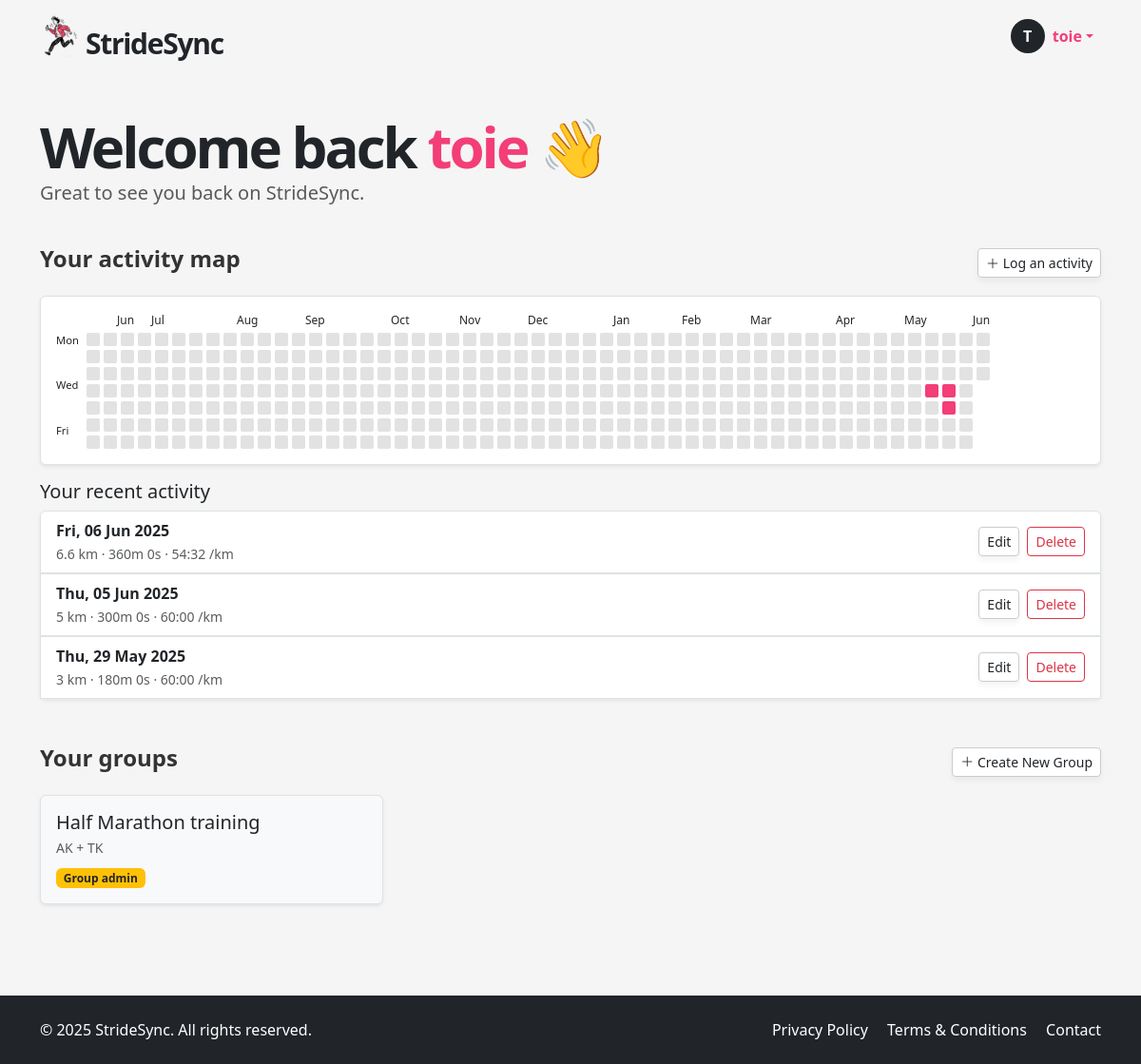
The app's page /dashboard (signed in) with its own data.
### app/models.py (models this page shows, shortened)
class User(UserMixin, db.Model):
    __tablename__ = "users"
    id = sa.Column(sa.Integer, primary_key=True)
    email = sa.Column(sa.String(120), unique=True, nullable=False, index=True)
    password_hash = sa.Column(sa.String(256))
    username = sa.Column(sa.String(64), unique=True, nullable=False, index=True)
    role = sa.Column(sa.Enum(UserRole), default=UserRole.USER, nullable=False)
    is_verified = sa.Column(sa.Boolean, default=False)
    verification_token = sa.Column(sa.String(128), nullable=False, default=lambda: secrets.token_urlsafe(32))
    reset_token = db.Column(db.String, nullable=True)
    reset_token_expiry = db.Column(db.DateTime, nullable=True)
    runs = so.relationship("Run", back_populates="user", cascade="all, delete-orphan")
    groups = so.relationship("Group", secondary=user_groups, back_populates="members")
    admin_of_groups = so.relationship("Group", secondary=group_admins, back_populates="admins")

class Run(db.Model):
    __tablename__ = "runs"
    id = sa.Column(sa.Integer, primary_key=True)
    date = sa.Column(sa.DateTime(timezone=True), index=True)
    distance = sa.Column(sa.Integer)  # meters
    time = sa.Column(sa.Integer)      # seconds (duration)
    pace = sa.Column(sa.Integer)      # seconds per km
    user_id = sa.Column(sa.Integer, sa.ForeignKey("users.id"), index=True)
    user = so.relationship("User", back_populates="runs")
    groups = so.relationship("Group", secondary=run_groups, back_populates="runs")

class Group(db.Model):
    __tablename__ = "groups"
    id = sa.Column(sa.Integer, primary_key=True)
    name = sa.Column(sa.String(100), unique=True, nullable=False)
    description = sa.Column(sa.Text)
    members = so.relationship("User", secondary=user_groups, back_populates="groups")
    admins = so.relationship("User", secondary=group_admins, back_populates="admin_of_groups")
    runs = so.relationship("Run", secondary=run_groups, back_populates="groups")
    invites = so.relationship("GroupInvite", back_populates="group", cascade="all, delete-orphan")

### app/routes.py (the view)
@app.route('/dashboard')
@login_required
def dashboard():
    runs = db.session.scalars(
        sa.select(Run).where(Run.user_id == current_user.id)
    ).all()
    distance_by_date = {}
    for run in runs:
        run_date = run.date.date()
        distance_by_date[run_date] = distance_by_date.get(run_date, 0) + run.distance
    today = datetime.utcnow().date()
    start_date = today - timedelta(days=364)
    while start_date.weekday() != 0:
        start_date -= timedelta(days=1)
    heatmap_cells = []
    month_labels = []
    current_month = None
    for week in range(53):
        column = []
        week_start = start_date + timedelta(weeks=week)
        if week_start.month != current_month:
            month_labels.append(month_abbr[week_start.month])
            current_month = week_start.month
        else:
            month_labels.append("")
        for day in range(7):
            date = week_start + timedelta(days=day)
            if date > today:
                column.append(None)
            else:
                column.append({
                    "date": date,
                    "active": date in distance_by_date,
                    "distance": distance_by_date.get(date, 0)
                })
        heatmap_cells.append(column)
    recent_runs = db.session.scalars(
        sa.select(Run)
        .where(Run.user_id == current_user.id)
        .order_by(Run.date.desc())
        .limit(5)
    ).all()
    form = LogActivityForm()
    form.groups.choices = [(g.id, g.name) for g in current_user.groups]
    edit_form = EditRunForm()
    edit_form.groups.choices = [(g.id, g.name) for g in current_user.groups]
    delete_form = DeleteRunForm()
    create_group_form = CreateGroupForm()
    return render_template(
        "dashboard.html",
        user=current_user,
        runs=runs,
        recent_runs=recent_runs,
        heatmap_cells=heatmap_cells,
        month_labels=month_labels,
        form=form,
        edit_form=edit_form,
        delete_form=delete_form,
        create_group_form=create_group_form
    )

### app/models.py (called while the page is built)
@login.user_loader
def load_user(id):
    return db.session.get(User, int(id))

### app/templates/dashboard.html (shortened to what this page needs)
{% extends "base.html" %}
{% block content %}
<section class="py-5">
  <div class="container">
    <h1 class="display-4 fw-bold mb-4 hero-title">
      Welcome back <span>{{ user.username }}</span> 👋
    </h1>
    <p class="lead mt-3 text-muted" style="margin-top: -20px !important; margin-bottom: 40px;">
      Great to see you back on StrideSync.
    </p>
    <div class="mb-3">
      <div class="d-flex justify-content-between align-items-center mb-3">
        <h4>Your activity map</h4>
        <a href="#" class="btn btn-soft btn-sm" data-bs-toggle="modal" data-bs-target="#logActivityModal">
          <i class="bi bi-plus-lg"></i> Log an activity
        </a>
      </div>
      <div class="rounded border p-3 bg-white shadow-sm" style="overflow-x: auto;">
        <div class="d-flex flex-column">
          <div class="d-flex mb-1" style="margin-left: 30px; gap: 4px;">
            <div style="width: 30px;"></div>
            {% for month in month_labels %}
              <div style="width: 14px; text-align: center; font-size: 0.75rem;">{{ month }}</div>
            {% endfor %}
          </div>
          <div class="d-flex" style="gap: 4px;">
            <div class="d-flex flex-column justify-content-between me-1" style="height: 112px;">
              <div style="font-size: 0.7rem;">Mon</div>
              <div style="font-size: 0.7rem;">Wed</div>
              <div style="font-size: 0.7rem;">Fri</div>
            </div>
            {% for week in heatmap_cells %}
              <div class="d-flex flex-column" style="gap: 4px;">
                {% for cell in week %}
                  {% if cell %}
                    <div
                      title="{% if cell.active %}{{ '%.1f'|format(cell.distance) }} km on {{ cell.date.strftime('%d-%m-%y') }}{% else %}{{ cell.date.strftime('%d-%m-%y') }}{% endif %}"
                      style="
                        width: 14px;
                        height: 14px;
                        border-radius: 2px;
                        background-color: {{ '#f33e78' if cell.active else '#e2e2e2' }};
                        transition: background-color 0.2s;">
                    </div>
                  {% else %}
                    <div style="width: 14px; height: 14px; background-color: transparent;"></div>
                  {% endif %}
                {% endfor %}
              </div>
            {% endfor %}
          </div>
        </div>
      </div>
    </div>
    <div class="mb-5">
      <h5>Your recent activity</h5>
      {% if recent_runs %}
        <div class="list-group shadow-sm">
          {% for run in recent_runs %}
            <div class="list-group-item d-flex justify-content-between align-items-center">
              <div>
                <strong>{{ run.date.strftime('%a, %d %b %Y') }}</strong><br>
                <small class="text-muted">
                  {{ run.distance }} km · {{ run.time // 60 }}m {{ run.time % 60 }}s ·
                  {{ "%d:%02d" % (run.pace // 60, run.pace % 60) }} /km
                </small>
              </div>
              <div class="d-flex gap-2">
                <button class="btn btn-sm btn-soft-white" data-bs-toggle="modal" data-bs-target="#editRunModal{{ run.id }}">Edit</button>
                <button class="btn btn-sm btn-outline-danger" data-bs-toggle="modal" data-bs-target="#deleteRunModal{{ run.id }}">Delete</button>
              </div>
            </div>
                        {% set selected_group_ids = run.groups | map(attribute='id') | list %}
          {% endfor %}
        </div>
      {% else %}
        <p class="text-muted">No recent activity found.</p>
      {% endif %}
    </div>
    <div class="mb-5">
      <div class="d-flex justify-content-between align-items-center mb-3">
        <h4>Your groups</h4>
        <a href="#" class="btn btn-soft btn-sm" data-bs-toggle="modal" data-bs-target="#createGroupModal">
          <i class="bi bi-plus-lg"></i> Create New Group
        </a>
      </div>
      <div class="row g-3">
        {% for group in current_user.groups %}
        <div class="col-md-4">
          <div class="border rounded p-3 bg-light h-100 shadow-sm position-relative">
            <h5 class="mb-1">{{ group.name }}</h5>
            <p class="small text-muted mb-2">{{ group.description[:80] }}</p>
            {% if group in current_user.admin_of_groups %}
              <span class="badge bg-warning text-dark">Group admin</span>
            {% endif %}
          </div>
        </div>
        {% else %}
          <p class="text-muted">You're not in any groups yet.</p>
        {% endfor %}
      </div>
    </div>
  </div>
</section>
{% endblock %}

### app/templates/base.html (shortened to what this page needs)
<!DOCTYPE html>
<html lang="en">
<head>
  <link href="https://cdn.jsdelivr.net/npm/bootstrap@5.3.6/dist/css/bootstrap.min.css" rel="stylesheet">
  <link href="https://cdn.jsdelivr.net/npm/bootstrap-icons@1.10.5/font/bootstrap-icons.css" rel="stylesheet">
  <link rel="stylesheet" href="{{ url_for('static', filename='style.css') }}">
</head>
<body>
  <header>
    <nav class="navbar navbar-expand-lg">
      <div class="container">
        <a href="/index" class="text-decoration-none logo-container d-flex align-items-center">
          <img src="{{ url_for('static', filename='img/icon.png') }}" width="40px" alt="StrideSync logo">
          <p class="logo mb-0 ms-2">StrideSync</p>
        </a>
        <div class="collapse navbar-collapse justify-content-end" id="navbarNav">
          <ul class="navbar-nav ms-auto">
            {% if current_user.is_anonymous %}
              <li class="nav-item">
                <a class="btn btn-dark px-4" href="{{ url_for('login') }}">LOGIN</a>
              </li>
            {% else %}
              <li class="nav-item dropdown">
                <a class="nav-link dropdown-toggle d-flex align-items-center" href="#" id="userDropdown" role="button" data-bs-toggle="dropdown" aria-expanded="false">
                  <div class="avatar-circle bg-dark text-white rounded-circle d-flex justify-content-center align-items-center me-2" style="width: 36px; height: 36px; font-weight: bold;">
                    {{ current_user.username[0]|upper }}
                  </div>
                  <span class="fw-semibold">{{ current_user.username }}</span>
                </a>
              </li>
            {% endif %}
          </ul>
        </div>
      </div>
    </nav>
  </header>
  <main>
    {% block content %}{% endblock %}
  </main>
  <footer class="bg-dark text-white py-4">
    <div class="container d-flex flex-column flex-md-row justify-content-between align-items-center">
      <div class="mb-2 mb-md-0">
        &copy; 2025 StrideSync. All rights reserved.
      </div>
      <div>
        <a href="/privacy" class="text-white text-decoration-none me-3">Privacy Policy</a>
        <a href="/terms" class="text-white text-decoration-none me-3">Terms & Conditions</a>
        <a href="/contact" class="text-white text-decoration-none">Contact</a>
      </div>
    </div>
  </footer>
</body>
</html>

### app/static/style.css (style rules this page uses)
html, body { height: 100%; margin: 0; display: flex; flex-direction: column; scroll-behavior: smooth; }
body { background-color: #f5f5f5; }
main { flex: 1; }
h4 { font-weight: 700; color: #333; }
a { color: #f33e78; }
.logo { font-size: 30px; font-weight: 700; letter-spacing: -1.3px; margin-top: 15px; }
.logo-container { color: unset; }
.hero-title { font-weight: 900 !important; font-size: 60px; letter-spacing: -3px; line-height: 60px; }
.hero-title span { color: #f33e78; }
.btn-soft, .btn-soft-white { background: white; border: 1px solid #ccc; box-shadow: 0 4px 6px rgba(0,0,0,0.05); }
.nav-link { color: #f33e78 !important; }
footer { background-color: #333; }

### records on screen
User: username "T", username "toie"
Run: date "Fri, 06 Jun 2025", distance "6.6", time "360", run.time%60 "0", pace "54:32"
Run: date "Thu, 05 Jun 2025", distance "5", time "300", run.time%60 "0", pace "60:00"
Run: date "Thu, 29 May 2025", distance "3", time "180", run.time%60 "0", pace "60:00"
Group: name "Half Marathon training", description "AK + TK"

### other values on screen
{{ month }} "Jun" "Jul" "Aug" "Sep" "Oct" "Nov" "Dec" "Jan" "Feb" "Mar" "Apr" "May" "Jun"
